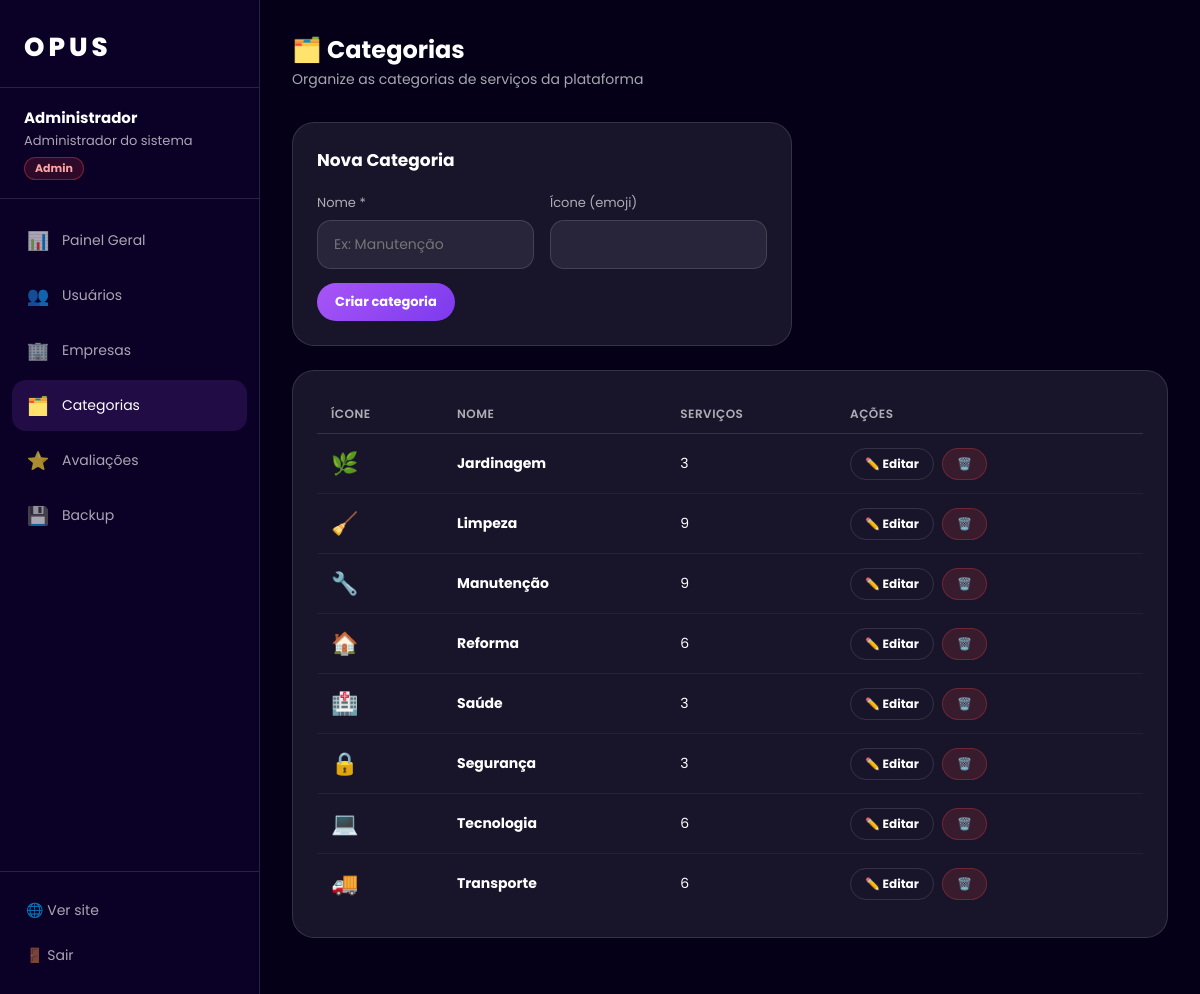
/admin.php?aba=categorias (signed in), run on the app's committed database.
### tables this page shows
CREATE TABLE `categoria` (
  `id` int(11) NOT NULL AUTO_INCREMENT,
  `nome` varchar(100) NOT NULL,
  `icone` varchar(10) DEFAULT '?',
  PRIMARY KEY (`id`),
  UNIQUE KEY `nome` (`nome`)
);

### includes/auth.php (called while the page is built, shortened)
<?php
function e(string $str): string {
    return htmlspecialchars($str, ENT_QUOTES, 'UTF-8');
}

### admin.php (the view, shortened to what this page needs)
<?php
require_once 'includes/auth.php';
$db   = getDB();
$nome = $_SESSION['nome'];
$aba = $_GET['aba'] ?? 'painel';
$totalUsers = $db->query("SELECT COUNT(*) FROM usuario WHERE tipo='cliente'")->fetchColumn();
$totalEmps  = $db->query("SELECT COUNT(*) FROM empresa")->fetchColumn();
$totalSols  = $db->query("SELECT COUNT(*) FROM solicitacao")->fetchColumn();
$totalAv    = $db->query("SELECT COUNT(*) FROM avaliacao")->fetchColumn();
$categorias = $db->query("SELECT c.*, COUNT(s.id) as total_srv FROM categoria c LEFT JOIN servico s ON s.categoria_id=c.id GROUP BY c.id ORDER BY c.nome")->fetchAll();
$editCat = null;
?>
<!DOCTYPE html>
<html lang="pt-BR">
<head>
<link rel="stylesheet" href="assets/css/dashboard.css">
</head>
<body>
<aside class="sidebar">
  <a href="index.php" class="sidebar-brand" style="text-decoration:none;color:#fff;">OPUS</a>
  <div class="sidebar-user">
    <strong><?= e($nome) ?></strong>
    <span>Administrador do sistema</span>
    <div class="sidebar-badge admin">Admin</div>
  </div>
  <nav class="sidebar-nav">
    <a href="?aba=painel"     class="<?= $aba==='painel'?'active':'' ?>"><span class="icon">📊</span> Painel Geral</a>
    <a href="?aba=usuarios"   class="<?= $aba==='usuarios'?'active':'' ?>"><span class="icon">👥</span> Usuários</a>
    <a href="?aba=empresas"   class="<?= $aba==='empresas'?'active':'' ?>"><span class="icon">🏢</span> Empresas</a>
    <a href="?aba=categorias" class="<?= $aba==='categorias'?'active':'' ?>"><span class="icon">🗂️</span> Categorias</a>
    <a href="?aba=avaliacoes" class="<?= $aba==='avaliacoes'?'active':'' ?>"><span class="icon">⭐</span> Avaliações</a>
    <a href="backup.php"><span class="icon">💾</span> Backup</a>
  </nav>
  <div class="sidebar-footer">
    <a href="index.php">🌐 Ver site</a>
    <a href="logout.php">🚪 Sair</a>
  </div>
</aside>
<main class="main">
  <?php if ($aba === 'painel'): ?>
  <div class="topbar"><div><h1>📊 Painel Administrativo</h1><p>Visão geral da plataforma</p></div></div>
  <div class="stats-row">
    <div class="stat-card"><div class="label">Clientes</div><div class="value"><?= $totalUsers ?></div><div class="sub">cadastrados</div></div>
    <div class="stat-card"><div class="label">Empresas</div><div class="value" style="color:var(--blue)"><?= $totalEmps ?></div><div class="sub">ativas</div></div>
    <div class="stat-card"><div class="label">Solicitações</div><div class="value" style="color:var(--yellow)"><?= $totalSols ?></div><div class="sub">total</div></div>
    <div class="stat-card"><div class="label">Avaliações</div><div class="value" style="color:#facc15"><?= $totalAv ?></div><div class="sub">registradas</div></div>
  </div>
  <div style="display:grid;grid-template-columns:1fr 1fr 1fr;gap:20px">
    <div class="card">
      <div class="card-header"><h2>👥 Usuários</h2></div>
      <p style="color:var(--muted);font-size:14px">Gerencie clientes cadastrados, visualize atividade e remova contas quando necessário.</p>
      <div style="margin-top:16px"><a href="?aba=usuarios" class="btn btn-primary btn-sm">Acessar</a></div>
    </div>
    <div class="card">
      <div class="card-header"><h2>🏢 Empresas</h2></div>
      <p style="color:var(--muted);font-size:14px">Ative, suspenda ou remova empresas prestadoras de serviço da plataforma.</p>
      <div style="margin-top:16px"><a href="?aba=empresas" class="btn btn-primary btn-sm">Acessar</a></div>
    </div>
    <div class="card">
      <div class="card-header"><h2>🗂️ Categorias</h2></div>
      <p style="color:var(--muted);font-size:14px">Organize o catálogo criando e editando as categorias de serviços disponíveis.</p>
      <div style="margin-top:16px"><a href="?aba=categorias" class="btn btn-primary btn-sm">Acessar</a></div>
    </div>
  </div>
  <?php elseif ($aba === 'categorias'): ?>
  <div class="topbar"><div><h1>🗂️ Categorias</h1><p>Organize as categorias de serviços da plataforma</p></div></div>
  <div class="card" style="max-width:500px">
    <div class="card-header"><h2><?= $editCat ? 'Editar Categoria' : 'Nova Categoria' ?></h2></div>
    <form method="POST">
      <div class="form-grid two">
        <div class="form-group"><label>Nome *</label><input type="text" name="cat_nome" value="<?= e($editCat['nome'] ?? '') ?>" required placeholder="Ex: Manutenção"></div>
        <div class="form-group"><label>Ícone (emoji)</label><input type="text" name="cat_icone" value="<?= e($editCat['icone'] ?? '') ?>" maxlength="4" placeholder="" style="background:rgba(255,255,255,.07);color:#fff;border:1px solid rgba(255,255,255,.13);"></div>
      </div>
      <div style="margin-top:14px;display:flex;gap:10px">
        <button type="submit" class="btn btn-primary"><?= $editCat ? 'Salvar edição' : 'Criar categoria' ?></button>
      </div>
    </form>
  </div>
  <div class="card">
    <table>
      <thead><tr><th>Ícone</th><th>Nome</th><th>Serviços</th><th>Ações</th></tr></thead>
      <tbody>
      <?php foreach ($categorias as $c): ?>
        <tr>
          <td style="font-size:22px"><?= e($c['icone']) ?></td>
          <td><strong><?= e($c['nome']) ?></strong></td>
          <td><?= $c['total_srv'] ?></td>
          <td>
            <div class="btn-group">
              <a href="?aba=categorias&edit_cat=<?= $c['id'] ?>" class="btn btn-outline btn-sm">✏️ Editar</a>
              <a href="?aba=categorias&del_cat=<?= $c['id'] ?>" class="btn btn-danger btn-sm" onclick="return confirm('Excluir esta categoria?')">🗑️</a>
            </div>
          </td>
        </tr>
      <?php endforeach; ?>
      </tbody>
    </table>
  </div>
  <?php endif; ?>
</main>
</body>
</html>

### assets/css/dashboard.css (style rules this page uses)
:root { --bg: #050018; --sidebar: #0b0025; --card: rgba(255,255,255,.08); --card2: rgba(255,255,255,.13); --text: #fff; --muted: rgba(255,255,255,.65); --purple: #a855f7; --purple2: #7c3aed; --line: rgba(255,255,255,.13); --green: #22c55e; --yellow: #eab308; --red: #ef4444; --blue: #3b82f6; --sidebar-w: 260px; }
* { margin:0; padding:0; box-sizing:border-box; }
html { scroll-behavior:smooth; }
body { font-family:Poppins,Arial,sans-serif; background:var(--bg); color:var(--text); display:flex; min-height:100vh; }
a { text-decoration:none; color:inherit; }
button { cursor:pointer; font-family:inherit; }
.sidebar { width: var(--sidebar-w); background: var(--sidebar); border-right: 1px solid var(--line); display: flex; flex-direction: column; position: fixed; top:0; left:0; bottom:0; z-index: 30; transition: transform .3s; }
.sidebar-brand { padding: 28px 24px 20px; font-size: 26px; font-weight: 800; letter-spacing: 4px; border-bottom: 1px solid var(--line); }
.sidebar-user { padding: 18px 24px; border-bottom: 1px solid var(--line); font-size: 13px; color: var(--muted); }
.sidebar-user strong { display:block; color:#fff; font-size:15px; margin-bottom:2px; }
.sidebar-badge { display: inline-block; padding: 2px 10px; border-radius: 999px; font-size: 11px; font-weight: 700; margin-top: 6px; background: rgba(168,85,247,.2); border: 1px solid rgba(168,85,247,.4); color: #d8b4fe; }
.sidebar-badge.admin { background:rgba(239,68,68,.15); border-color:rgba(239,68,68,.4); color:#fca5a5; }
nav.sidebar-nav { flex:1; padding:16px 12px; overflow-y:auto; }
.sidebar-nav a { display: flex; align-items: center; gap: 12px; padding: 12px 14px; border-radius: 14px; font-size: 14px; color: var(--muted); transition: .25s; margin-bottom: 4px; }
.sidebar-nav a:hover, .sidebar-nav a.active { background: rgba(168,85,247,.15); color: #fff; }
.sidebar-nav a .icon { font-size: 18px; width:24px; text-align:center; }
.sidebar-footer { padding: 16px 12px; border-top: 1px solid var(--line); }
.sidebar-footer a { display:flex; align-items:center; gap:10px; padding:12px 14px; border-radius:14px; font-size:14px; color:var(--muted); transition:.25s; }
.main { margin-left: var(--sidebar-w); flex: 1; padding: 32px; min-height: 100vh; }
.topbar { display: flex; align-items: center; justify-content: space-between; margin-bottom: 32px; }
.topbar h1 { font-size: 24px; font-weight: 700; }
.topbar p { color: var(--muted); font-size:14px; margin-top:2px; }
.card { background: var(--card); border: 1px solid var(--line); border-radius: 22px; padding: 24px; margin-bottom: 24px; }
.card-header { display: flex; align-items: center; justify-content: space-between; margin-bottom: 20px; }
.card-header h2 { font-size:17px; font-weight:700; }
table { width:100%; border-collapse:collapse; font-size:14px; }
th { text-align:left; padding:10px 14px; color:var(--muted); font-weight:600; border-bottom:1px solid var(--line); font-size:12px; text-transform:uppercase; letter-spacing:.5px; }
td { padding:13px 14px; border-bottom:1px solid rgba(255,255,255,.05); vertical-align:middle; }
tr:last-child td { border-bottom:none; }
.btn { display:inline-flex; align-items:center; gap:7px; padding:9px 18px; border-radius:999px; font-size:13px; font-weight:700; border:0; transition:.25s; }
.btn-primary { background:linear-gradient(135deg,var(--purple),var(--purple2)); color:#fff; }
.btn-outline { background:transparent; border:1px solid var(--line); color:var(--text); }
.btn-danger { background:rgba(239,68,68,.15); color:#f87171; border:1px solid rgba(239,68,68,.3); }
.btn-sm { padding:6px 14px; font-size:12px; }
.btn-group { display:flex; gap:8px; flex-wrap:wrap; }
.form-grid { display:grid; gap:16px; }
.form-grid.two { grid-template-columns:1fr 1fr; }
.form-group label { display:block; font-size:13px; color:var(--muted); margin-bottom:7px; }
.form-group input, .form-group select, .form-group textarea { width:100%; padding:13px 16px; border-radius:14px; border:1px solid var(--line); background:rgba(255,255,255,.07); color:#fff; font-family:inherit; font-size:14px; outline:0; transition:.2s; }

### data on the page
categoria: icone "🌿", nome "Jardinagem", total_srv "3"
categoria: icone "🧹", nome "Limpeza", total_srv "9"
categoria: icone "🔧", nome "Manutenção", total_srv "9"
categoria: icone "🏠", nome "Reforma", total_srv "6"
categoria: icone "🏥", nome "Saúde", total_srv "3"
categoria: icone "🔒", nome "Segurança", total_srv "3"
categoria: icone "💻", nome "Tecnologia", total_srv "6"
categoria: icone "🚚", nome "Transporte", total_srv "6"

### other printed values
$nome "Administrador"
